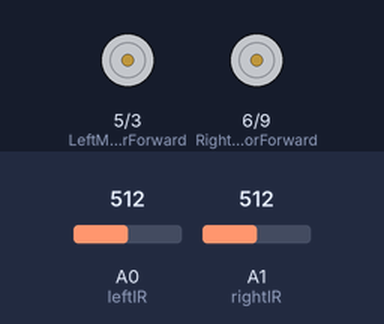
The sketch below on a simulated Arduino Uno, built with avr-gcc and run on an emulated ATmega328P. Parts: motor-driver pin pairs drawn as motors (green arrow = first pin HIGH = forward, orange = second pin HIGH = backward, longer = more drive). The test bench sets the inputs (shaded band); at power-on: A1 (rightIR) = 512, A0 (leftIR) = 512.

Above: at 1.2 s.
1.3 s: A1 (rightIR) set to 490
At 2.5 s:
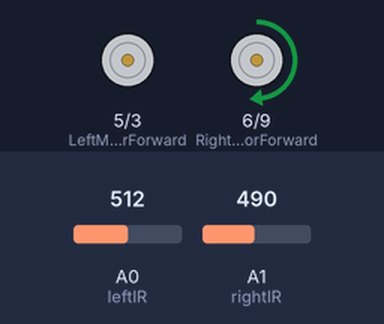
2.8 s: A0 (leftIR) set to 489
At 3.8 s:
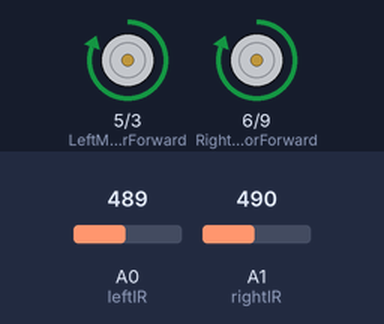
4.3 s: A0 (leftIR) set to 510
At 4.9 s:
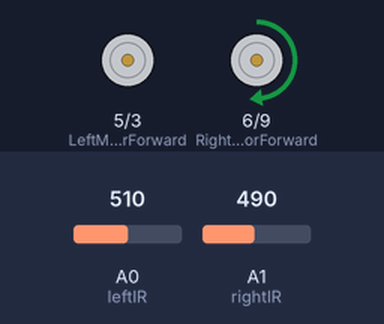
5.8 s: A0 (leftIR) set to 490
At 7.3 s:
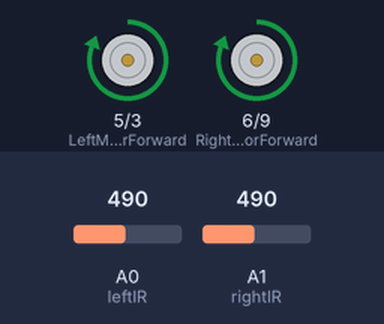
Timing chart, 0 to 8.3 s (numbered marks = the images above; inputs shaded):
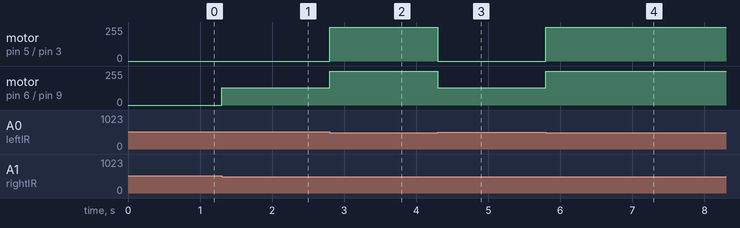

The sketch:

Line_Following_Robot_using_Analog_pins.ino
```cpp
#define LeftMotorReverse 3
#define LeftMotorForward 5
#define RightMotorForward 6
#define RightMotorReverse 9

#define leftIR A0
#define rightIR A1

void setup() {
  // put your setup code here, to run once:
  pinMode(LeftMotorForward,OUTPUT);
  pinMode(RightMotorForward,OUTPUT);
  pinMode(LeftMotorReverse,OUTPUT);
  pinMode(RightMotorReverse,OUTPUT);
  pinMode(leftIR, INPUT);
  pinMode(rightIR, INPUT);

  Serial.begin(9600);
}

void loop() {
  // put your main code here, to run repeatedly:
  if (analogRead(leftIR) < 500 && analogRead(rightIR) < 500)//Forward
  {
    digitalWrite(LeftMotorForward,150);
    digitalWrite(RightMotorForward, 150);
  }

  else if(analogRead(leftIR) <150 && analogRead(rightIR)>= 500) //Right
  {
    analogWrite(LeftMotorForward,130);
    analogWrite(RightMotorForward,LOW);
  }
  else if(analogRead(leftIR)>=500 && analogRead(rightIR)<500)//Left
  {
    analogWrite(LeftMotorForward,LOW);
    analogWrite(RightMotorForward,130);
  }
  else if(analogRead(leftIR)>= 500 && analogRead(rightIR) >=500)//Stop
  {
    analogWrite(LeftMotorForward,LOW);
    analogWrite(RightMotorForward,LOW);
  }
  delay(1);
}
```

Measured:
- the behaviour switches between 500 and 499 on A1 (rightIR) (found by bisection; images 0 and 1)
- the behaviour switches between 500 and 499 on A0 (leftIR) (found by bisection; images 1 and 2)
- after the input at 1.3 s, motor on pin 6 (RightMotorForward) / pin 9 (RightMotorReverse): stopped → forward 130/255 at once
- after the input at 2.8 s, motor on pin 5 (LeftMotorForward) / pin 3 (LeftMotorReverse): stopped → forward 255/255 at once; motor on pin 6 (RightMotorForward) / pin 9 (RightMotorReverse): forward 130/255 → forward 255/255 at once
- after the input at 4.3 s, motor on pin 5 (LeftMotorForward) / pin 3 (LeftMotorReverse): forward 255/255 → stopped at once; motor on pin 6 (RightMotorForward) / pin 9 (RightMotorReverse): forward 255/255 → forward 130/255 at once
- after the input at 5.8 s, motor on pin 5 (LeftMotorForward) / pin 3 (LeftMotorReverse): stopped → forward 255/255 at once; motor on pin 6 (RightMotorForward) / pin 9 (RightMotorReverse): forward 130/255 → forward 255/255 at once
